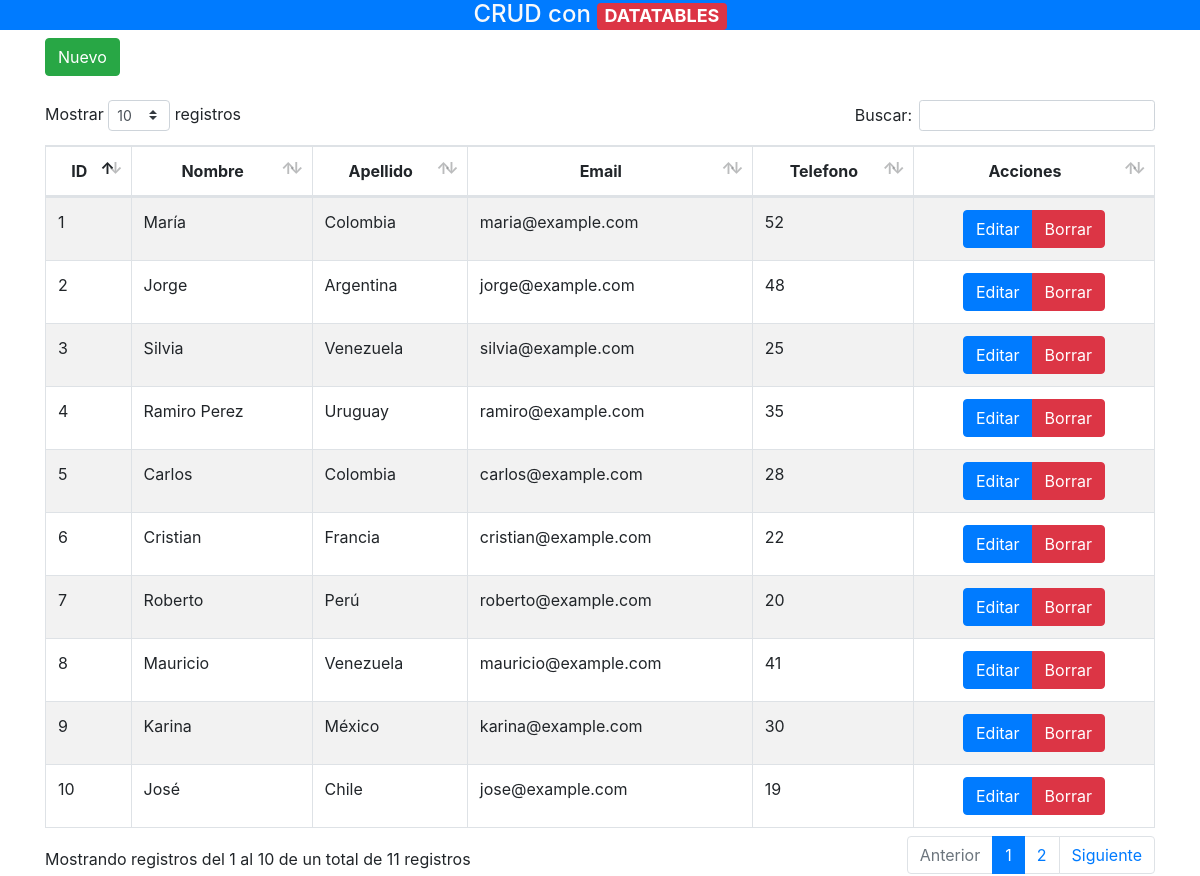
The page / on the database its author committed.
### tables this page shows
CREATE TABLE `asistencia` (
  `ID` int(11) NOT NULL,
  `nombre` varchar(30) NOT NULL,
  `Apellido` varchar(30) NOT NULL,
  `email` varchar(30) NOT NULL,
  `telefono` int(11) NOT NULL
);

### index.php (the view, shortened to what this page needs)
<?php
$objeto = new Conexion();
$conexion = $objeto->Conectar();
$consulta = "SELECT ID, Nombre, Apellido, Email, Telefono FROM asistencia";
$resultado = $conexion->prepare($consulta);
$resultado->execute();
$data=$resultado->fetchAll(PDO::FETCH_ASSOC);
?>
<!doctype html>
<html lang="en">
  <head>
    <link rel="stylesheet" href="bootstrap/css/bootstrap.min.css">
    <link rel="stylesheet" href="main.css">
    <link rel="stylesheet" type="text/css" href="datatables/datatables.min.css"/>
    <link rel="stylesheet"  type="text/css" href="datatables/DataTables-1.10.18/css/dataTables.bootstrap4.min.css">
  </head>
  <body>
     <header>
         <h4 class="text-center text-light">CRUD con <span class="badge badge-danger">DATATABLES</span></h4>
     </header>
    <div class="container">
        <div class="row">
            <div class="col-lg-12">
            <button id="btnNuevo" type="button" class="btn btn-success" data-toggle="modal">Nuevo</button>
            </div>
        </div>
    </div>
    <br>
    <div class="container">
        <div class="row">
                <div class="col-lg-12">
                    <div class="table-responsive">
                        <table id="tablaPersonas" class="table table-striped table-bordered table-condensed" style="width:100%">
                        <thead class="text-center">
                            <tr>
                                <th>ID</th>
                                <th>Nombre</th>
                                <th>Apellido</th>
                                <th>Email</th>
                                <th>Telefono</th>
                                <th>Acciones</th>
                            </tr>
                        </thead>
                        <tbody>
                            <?php
                            foreach($data as $dat) {
                            ?>
                            <tr>
                                <td><?php echo $dat['ID'] ?></td>
                                <td><?php echo $dat['Nombre'] ?></td>
                                <td><?php echo $dat['Apellido'] ?></td>
                                <td><?php echo $dat['Email'] ?></td>
                                <td><?php echo $dat['Telefono']?></td>
                                <td></td>
                            </tr>
                            <?php
                                }
                            ?>
                        </tbody>
                       </table>
                    </div>
                </div>
        </div>
    </div>
  </body>
</html>

### main.css (style rules this page uses)
header { background:#007bff; }

### rows shown on the page
asistencia: ID "1", nombre "María", Apellido "Colombia", email "maria@example.com", telefono "52"
asistencia: ID "2", nombre "Jorge", Apellido "Argentina", email "jorge@example.com", telefono "48"
asistencia: ID "3", nombre "Silvia", Apellido "Venezuela", email "silvia@example.com", telefono "25"
asistencia: ID "4", nombre "Ramiro Perez", Apellido "Uruguay", email "ramiro@example.com", telefono "35"
asistencia: ID "5", nombre "Carlos", Apellido "Colombia", email "carlos@example.com", telefono "28"
asistencia: ID "6", nombre "Cristian", Apellido "Francia", email "cristian@example.com", telefono "22"
asistencia: ID "7", nombre "Roberto", Apellido "Perú", email "roberto@example.com", telefono "20"
asistencia: ID "8", nombre "Mauricio", Apellido "Venezuela", email "mauricio@example.com", telefono "41"
asistencia: ID "9", nombre "Karina", Apellido "México", email "karina@example.com", telefono "30"
asistencia: ID "10", nombre "José", Apellido "Chile", email "jose@example.com", telefono "19"
